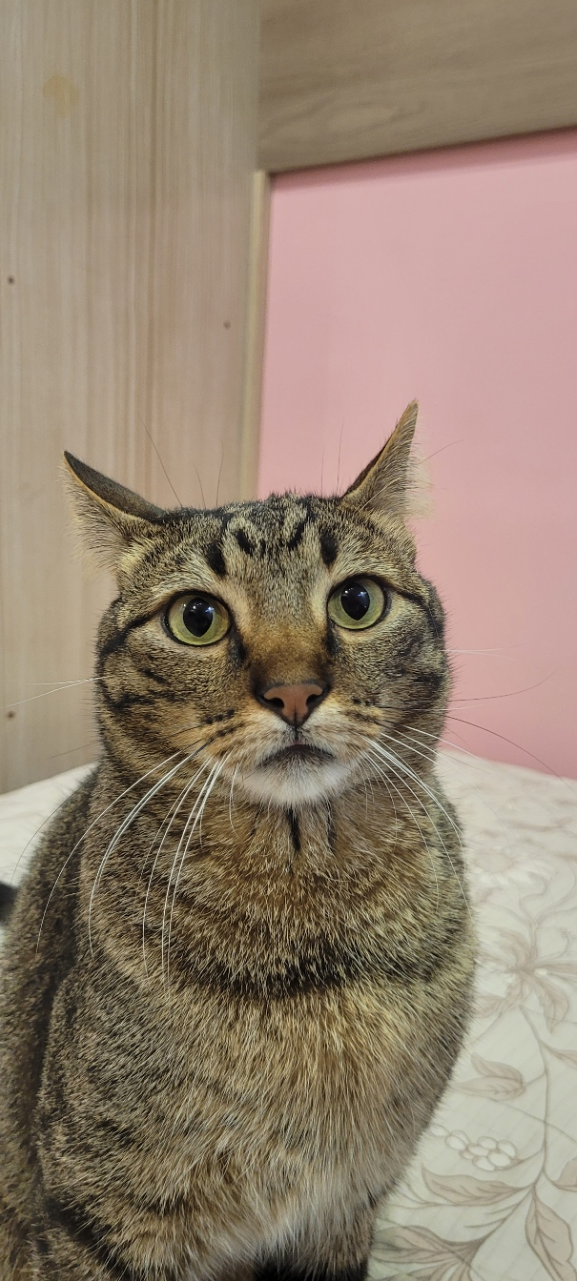
#> input picture cat_felix.jpg, 577 x 1281 px
$ jupyter execute exercio_processamento_img.ipynb   (shell and % lines are left out)
#> lines starting #> are read from the running program, lines starting #| are printed output that depends on the picture
[cell 1]
# Importando bibliotecas
import cv2
import matplotlib.pyplot as plt

[cell 2]
# 1️⃣ Carregar uma imagem colorida
# Substitua 'sua_imagem.jpg' pelo caminho da sua imagem
img_color = cv2.imread('./cat_felix.jpg')  # Carrega a imagem
#> img_color is the input picture: shape (1281, 577, 3); mean B, G, R 113, 131, 147.9
img_color = cv2.cvtColor(img_color, cv2.COLOR_BGR2RGB)  # Converte BGR -> RGB para exibição correta

[cell 3]
# 2️⃣ Mostrar a imagem colorida
plt.figure(figsize=(6,6))
plt.imshow(img_color)
plt.title("Imagem Colorida")
plt.axis('off')
plt.show()

[cell 4]
# 3️⃣ Mostrar os dados da imagem (array)
print("Array da imagem colorida:\n", img_color)
#> (printed output is left out)

[cell 5]
# 4️⃣ Mostrar as dimensões
print("Dimensões da imagem colorida:", img_color.shape)  # (altura, largura, canais)
#| Dimensões da imagem colorida: (1281, 577, 3)

[cell 6]
# 5️⃣ Converter para escala de cinza
img_gray = cv2.cvtColor(img_color, cv2.COLOR_RGB2GRAY)
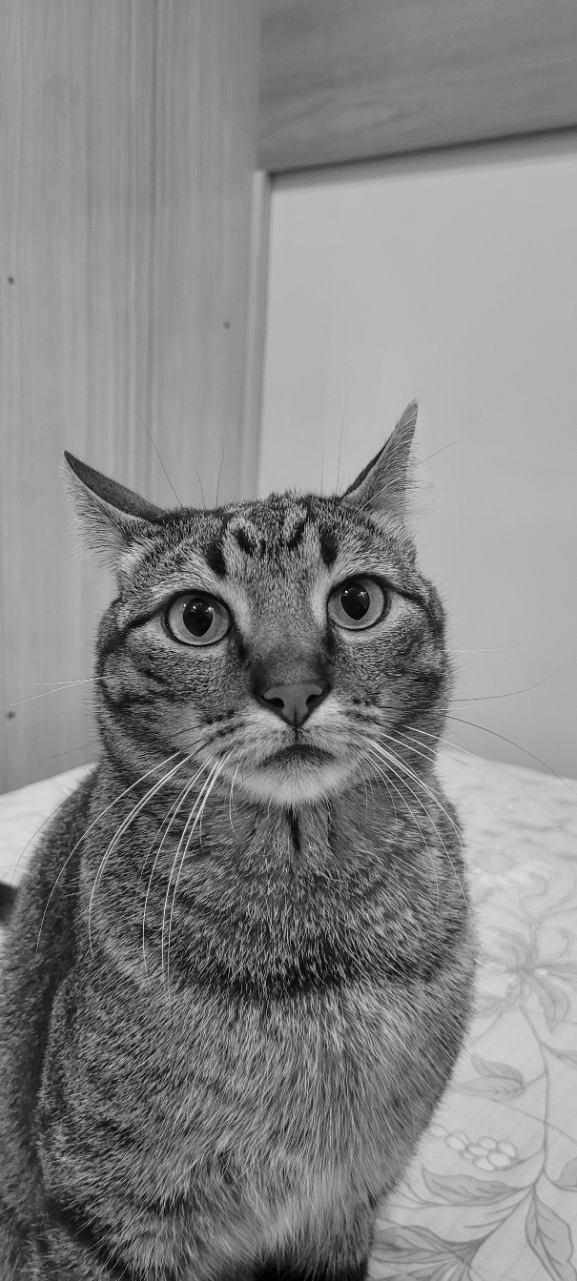
#> img_gray: shape (1281, 577); min 0, max 250, mean 134

[cell 7]
# 6️⃣ Mostrar a imagem em escala de cinza
plt.figure(figsize=(6,6))
plt.imshow(img_gray, cmap='gray')
plt.title("Imagem em Escala de Cinza")
plt.axis('off')
plt.show()

[cell 8]
# 7️⃣ Mostrar as dimensões da imagem em cinza
print("Dimensões da imagem em cinza:", img_gray.shape)  # (altura, largura)
#| Dimensões da imagem em cinza: (1281, 577)

[cell 9]
# 8️⃣ Incrementar o contraste na imagem em cinza
# Vamos usar a técnica de equalização de histograma
img_gray_eq = cv2.equalizeHist(img_gray)
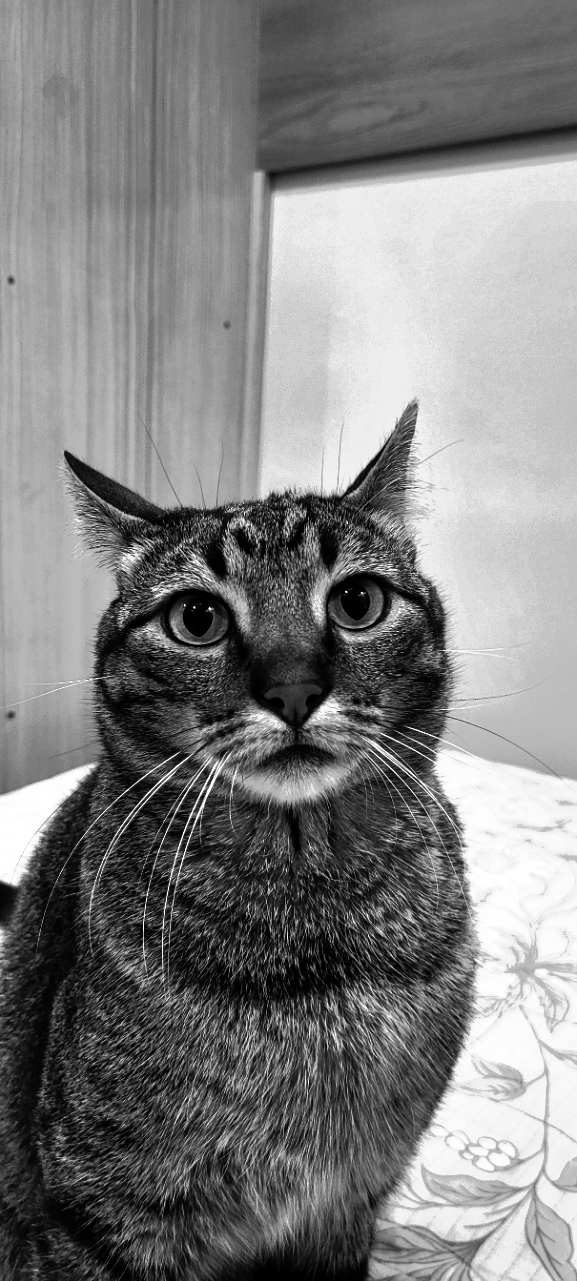
#> img_gray_eq: shape (1281, 577); min 0, max 255, mean 128.6

[cell 10]
# 9️⃣ Mostrar os histogramas antes e depois
plt.figure(figsize=(12,5))

plt.subplot(1,2,1)
plt.hist(img_gray.ravel(), bins=256, range=[0,256], color='gray')
plt.title("Histograma Antes do Contraste")

plt.subplot(1,2,2)
plt.hist(img_gray_eq.ravel(), bins=256, range=[0,256], color='gray')
plt.title("Histograma Após o Contraste")

plt.show()
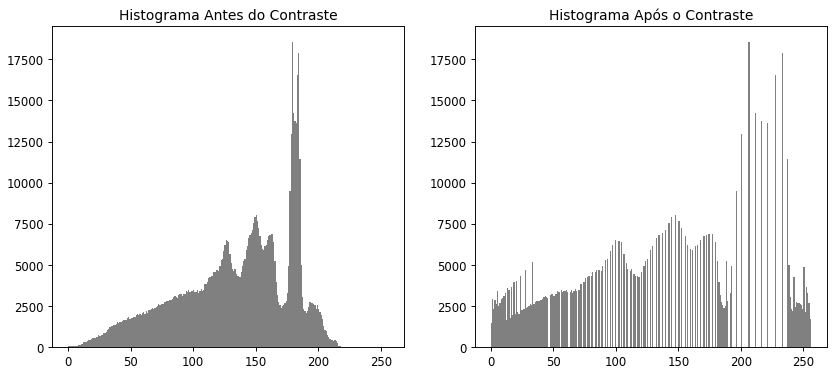
#> figure drawn by matplotlib, 2 panels; panel 1: tallest bar 18576 high, from x = 179 to 180; panel 2: tallest bar 18576 high, from x = 206 to 207

[cell 11]
# 🔟 Mostrar as duas imagens lado a lado
plt.figure(figsize=(12,6))

plt.subplot(1,2,1)
plt.imshow(img_gray, cmap='gray')
plt.title("Original Cinza")
plt.axis('off')

plt.subplot(1,2,2)
plt.imshow(img_gray_eq, cmap='gray')
plt.title("Contraste Incrementado")
plt.axis('off')

plt.show()
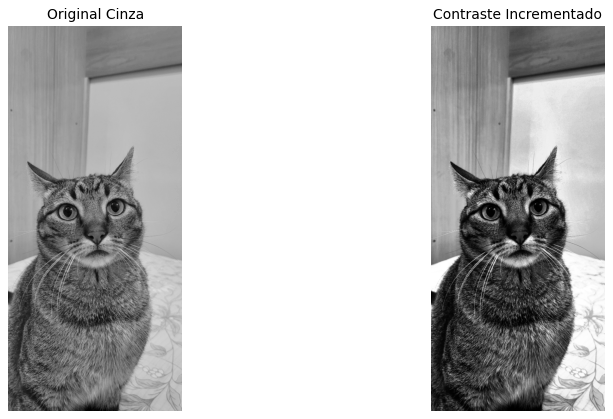
#> figure drawn by matplotlib, 2 panels

[cell 12]
# Importando bibliotecas
import cv2
import matplotlib.pyplot as plt

# 1️⃣ Carregar uma imagem colorida
# Substitua 'sua_imagem.jpg' pelo caminho da sua imagem
img_color = cv2.imread('./cat_felix.jpg')  # Carrega a imagem
img_color = cv2.cvtColor(img_color, cv2.COLOR_BGR2RGB)  # Converte BGR -> RGB para exibição correta

# 2️⃣ Mostrar a imagem colorida
plt.figure(figsize=(6,6))
plt.imshow(img_color)
plt.title("Imagem Colorida")
plt.axis('off')
plt.show()

# 3️⃣ Mostrar os dados da imagem (array)
print("Array da imagem colorida:\n", img_color)
#> (printed output is left out)

# 4️⃣ Mostrar as dimensões
print("Dimensões da imagem colorida:", img_color.shape)  # (altura, largura, canais)
#| Dimensões da imagem colorida: (1281, 577, 3)

# 5️⃣ Converter para escala de cinza
img_gray = cv2.cvtColor(img_color, cv2.COLOR_RGB2GRAY)

# 6️⃣ Mostrar a imagem em escala de cinza
plt.figure(figsize=(6,6))
plt.imshow(img_gray, cmap='gray')
plt.title("Imagem em Escala de Cinza")
plt.axis('off')
plt.show()

# 7️⃣ Mostrar as dimensões da imagem em cinza
print("Dimensões da imagem em cinza:", img_gray.shape)  # (altura, largura)
#| Dimensões da imagem em cinza: (1281, 577)

# 8️⃣ Incrementar o contraste na imagem em cinza
# Vamos usar a técnica de equalização de histograma
img_gray_eq = cv2.equalizeHist(img_gray)

# 9️⃣ Mostrar os histogramas antes e depois
plt.figure(figsize=(12,5))

plt.subplot(1,2,1)
plt.hist(img_gray.ravel(), bins=256, range=[0,256], color='gray')
plt.title("Histograma Antes do Contraste")

plt.subplot(1,2,2)
plt.hist(img_gray_eq.ravel(), bins=256, range=[0,256], color='gray')
plt.title("Histograma Após o Contraste")

plt.show()

# 🔟 Mostrar as duas imagens lado a lado
plt.figure(figsize=(12,6))

plt.subplot(1,2,1)
plt.imshow(img_gray, cmap='gray')
plt.title("Original Cinza")
plt.axis('off')

plt.subplot(1,2,2)
plt.imshow(img_gray_eq, cmap='gray')
plt.title("Contraste Incrementado")
plt.axis('off')

plt.show()
